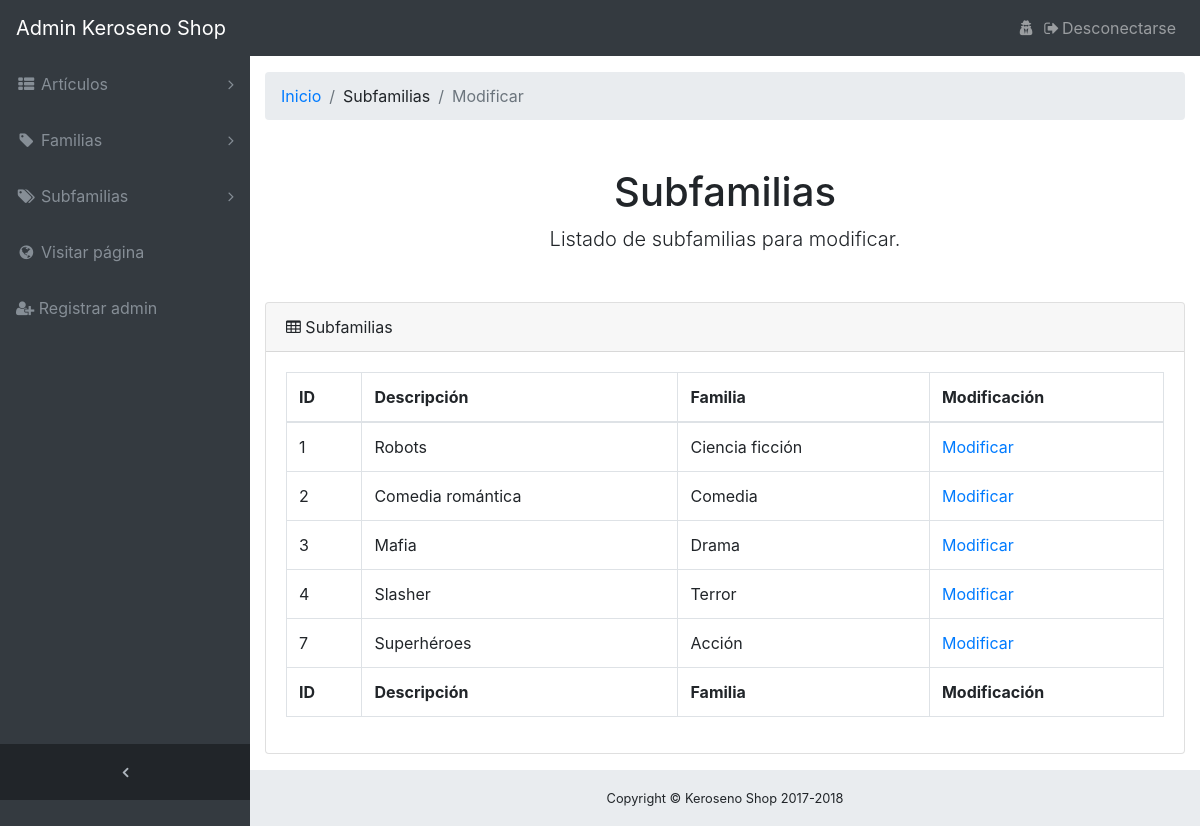
The page /admin/subfamilia.php?sec=3 on the database as committed earlier.
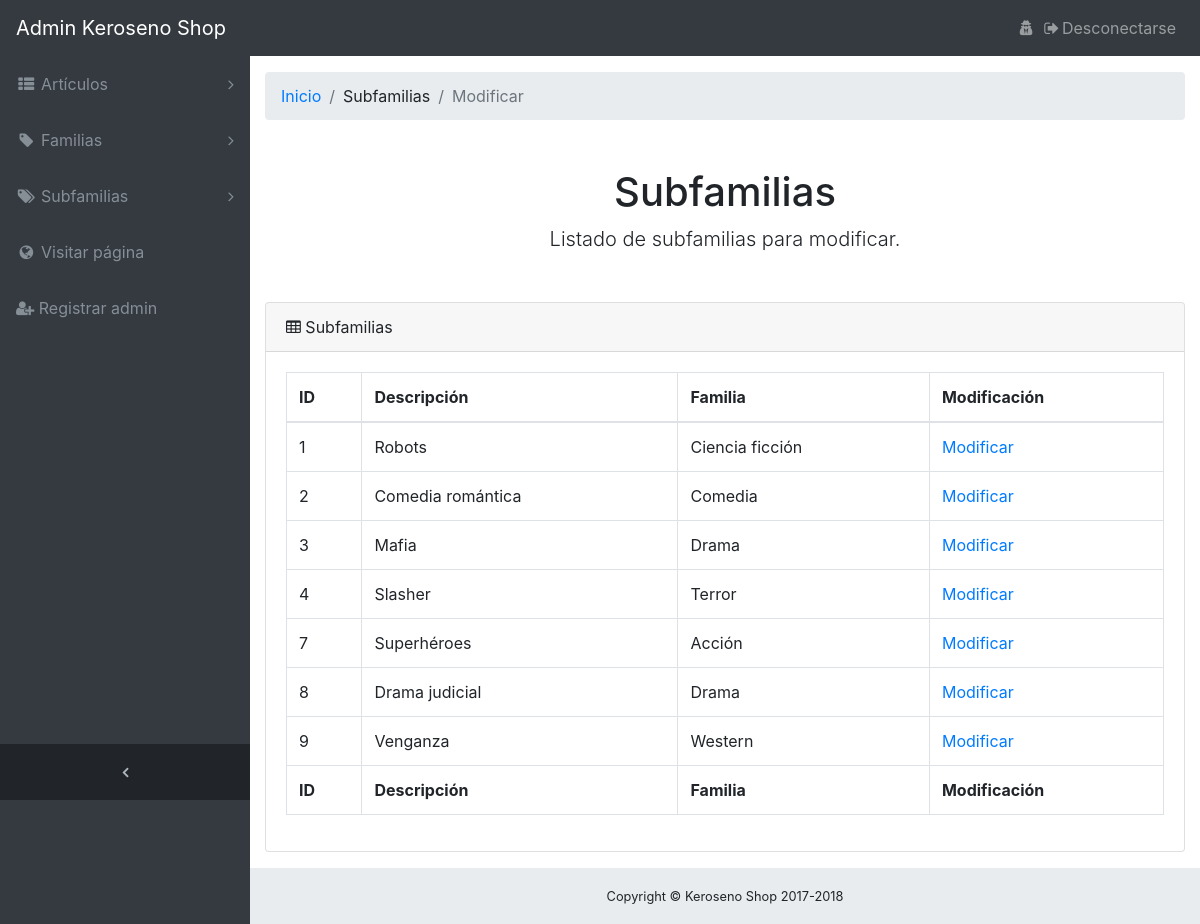
The same page on the database as committed later.
### tables this page shows
CREATE TABLE `SUBFAMILIA` (
  `ID` int(11) NOT NULL,
  `DESCRIPCION` varchar(300) NOT NULL,
  `ID_FAMILIA` int(11) NOT NULL
);

CREATE TABLE `FAMILIA` (
  `ID` int(11) NOT NULL,
  `DESCRIPCION` varchar(300) NOT NULL
);

### admin/subfamilia.php (the view, shortened to what this page needs)
<!DOCTYPE html>
<html lang="es">
<head>
    <?php include("includes/cabecera.php"); ?>
</head>
<body class="fixed-nav sticky-footer bg-dark" id="page-top">
    <?php include("includes/navegacion.php"); ?>
    <div class="content-wrapper">
        <div class="container-fluid">
            <?php
            if (isset($_GET["sec"])) {
                $seccion = $_GET["sec"];
            } elseif (isset($_POST["sec"])) {
                $seccion = $_POST["sec"];
            } else {
                $seccion = -1;
            }
            switch ($seccion) {
                    ?>
                    <?php
                case 3:
                    ?>
                    <ol class="breadcrumb">
                        <li class="breadcrumb-item"><a href="<?php echo INDEX; ?>">Inicio</a></li>
                        <li class="breadcrumb-item">Subfamilias</li>
                        <li class="breadcrumb-item active">Modificar</li>
                    </ol>
                    <div class="mensaje">
                        <?php
                        $enlace = mysqli_connect(SERVIDOR, USUARIO, CLAVE, BASE_DE_DATOS);
                        if (mysqli_connect_errno()) {
                            ?>
                            <h1>¡Lo sentimos! :(</h1>
                            <p class="lead">Parece que hay un error de conexión con la base de datos.</p>
                            <?php
                            $hay_error = true;
                        } else {
                            ?>
                            <h1>Subfamilias</h1>
                            <p class="lead">Listado de subfamilias para modificar.</p>
                            <?php
                        }
                        ?>
                    </div>
                    <?php
                    if (!$hay_error) {
                        ?>
                        <div class="card mb-3">
                            <div class="card-header">
                                <i class="fa fa-table"></i> Subfamilias</div>
                            <div class="card-body">
                                <div class="table-responsive">
                                    <table class="table table-bordered" id="dataTable" width="100%" cellspacing="0">
                                        <thead>
                                            <tr>
                                                <th>ID</th>
                                                <th>Descripción</th>
                                                <th>Familia</th>
                                                <th>Modificación</th>
                                            </tr>
                                        </thead>
                                        <tfoot>
                                            <tr>
                                                <th>ID</th>
                                                <th>Descripción</th>
                                                <th>Familia</th>
                                                <th>Modificación</th>
                                            </tr>
                                        </tfoot>
                                        <tbody>
                                            <?php
                                            $consulta = "SELECT * FROM SUBFAMILIA";
                                            $resultado = mysqli_query($enlace, $consulta);
                                            if ($resultado) {
                                                while ($fila = mysqli_fetch_row($resultado)) {
                                                    $consulta2 = "SELECT DESCRIPCION FROM FAMILIA WHERE ID = $fila[2]";
                                                    $resultado2 = mysqli_query($enlace, $consulta2);
                                                    $fila2 = mysqli_fetch_row($resultado2);
                                                    echo "
                                                        <tr>
                                                            <td>".$fila[0]."</td>
                                                            <td>".$fila[1]."</td>
                                                            <td>".$fila2[0]."</td>
                                                            <td><a href='subfamilia.php?sec=4&id=".$fila[0]."'>Modificar</a></td>
                                                        </tr>";
                                                }
                                            }
                                            ?>
                                        </tbody>
                                    </table>
                                </div>
                            </div>
                        </div>
                        <?php
                    }
                    ?>
                    <?php
                    break;
                    ?>
                    <?php
            }
            ?>
        </div>
        <?php include("includes/pie.php"); ?>
    </div>
</body>
</html>

Rows that differ between the two databases and show on the page:
added subfamilia: ID "8", DESCRIPCION "Drama judicial", ID_FAMILIA.DESCRIPCION "Drama"
added subfamilia: ID "9", DESCRIPCION "Venganza", ID_FAMILIA.DESCRIPCION "Western"
